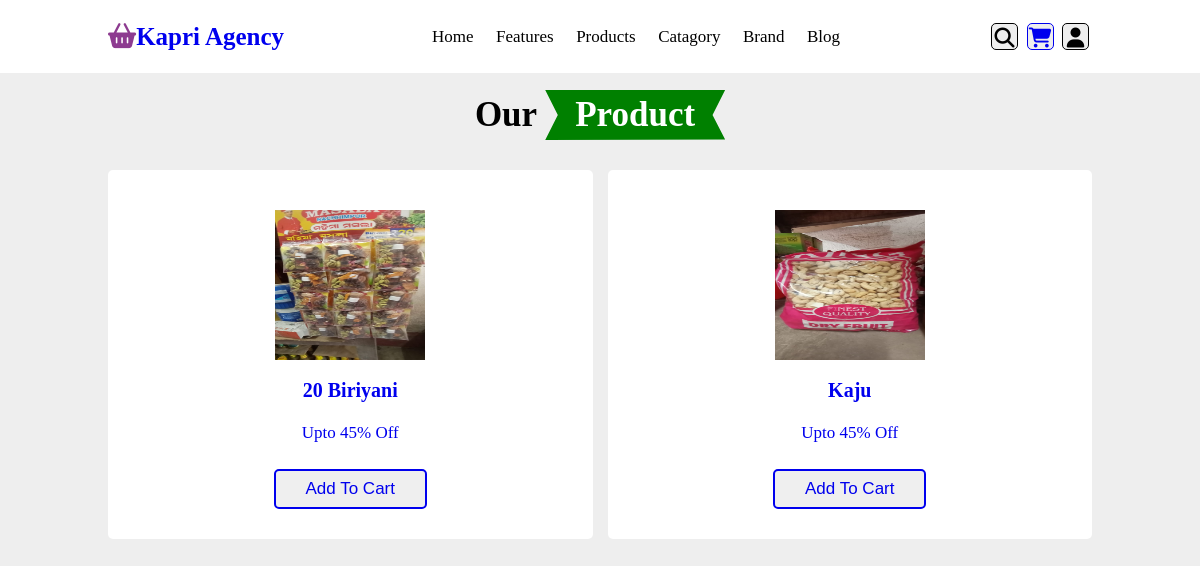
The page /productlistcomp/productlistybrannt/9 on the database as committed earlier.
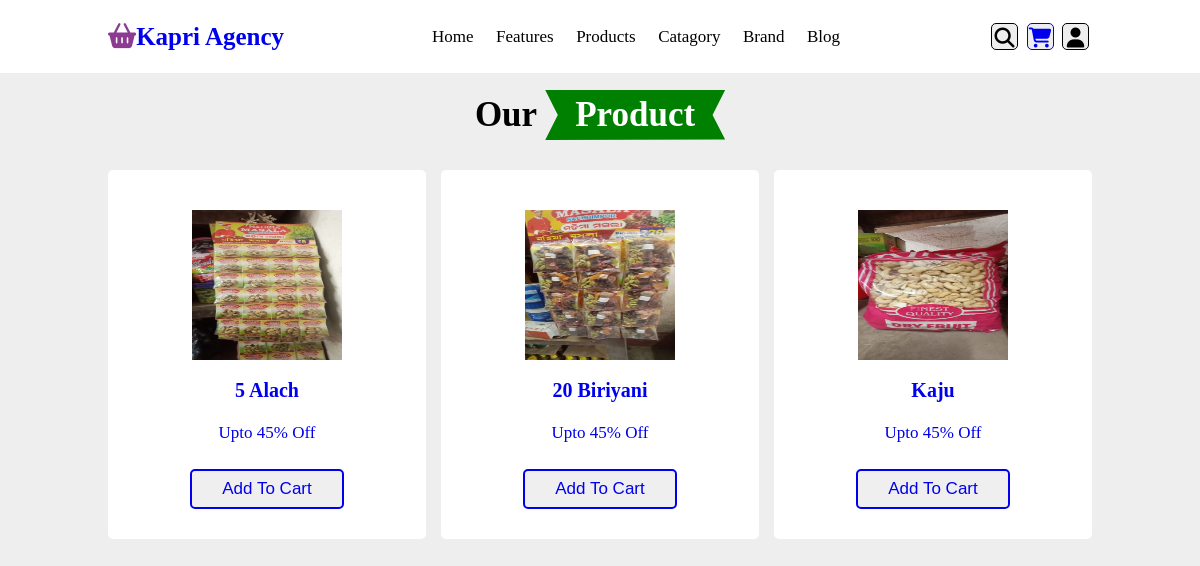
The same page on the database as committed later.
### product/models.py (models this page shows, shortened)
class Product(models.Model):
    title=models.CharField(max_length=100,default=None)
    mrp=models.FloatField(null=True,blank=True,default=0.0)
    our_price=models.FloatField(null=True,blank=True,default=0.0)
    product_catagory=models.ForeignKey(productCatagory,default=None,null=True,on_delete=models.CASCADE,blank=True)
    product_orgin=models.ForeignKey(OurWorkingCompany,default=None,null=True,on_delete=models.CASCADE,blank=True)
    product_img=models.ImageField(upload_to='productImg',default=None)

### product/views.py (the view)
# urls.py: path('productlistybrannt/<int:pk>',views.productitembybrant,name='productitembybrant'),
def productitembybrant(request,pk):
    productorgin=OurWorkingCompany.objects.get(pk=pk)
    print(productorgin.companyName)
    catagory=Product.objects.filter(product_orgin=productorgin.id)
    context={
        'product': catagory
    }
    return render(request,'productlist/home/productlist.html',context)

### product/templates/productlist/home/productlist.html (shortened to what this page needs)
{% extends "homepage/home.html" %}
{% load static %}
{% block style %}
<link rel="stylesheet" href="{% static 'productlist/name.css' %}">
{% endblock style %}
{% block content %}
<section class="categories categoriese" id="categories">
  <h1 class="heading">our <span>product</span></h1>
  <div class="box-container">
    {% for product in product %}
      <div class="box">
        <a href="{% url 'productdetals' product.id %}">
          <img src="{{product.product_img.url}}"" alt="">
          <h3>{{product.title}}</h3>
          <p>Upto 45% off</p>
          <form action="{% url 'Addtocart' %}">
            <button class="btn" type="submit">add to cart</button>
          </form>
        </a>
      </div>
      {% endfor %}
  </div>
</section>
{% endblock %}

Rows that differ between the two databases and show on the page:
now on this page (row edited): Product: product_img (picture), title "5 Alach"
